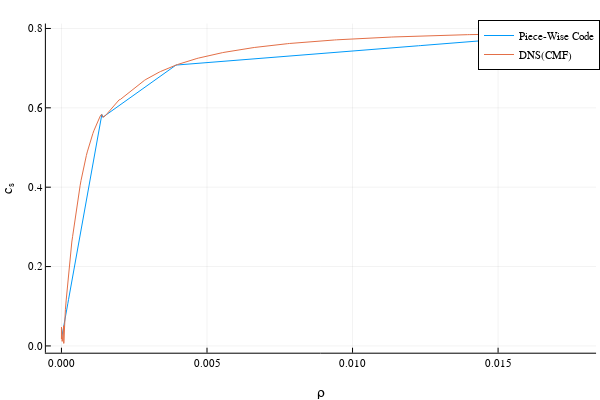

The notebook cell saved with this chart:
### Code cell
#DNS(CMF) shown here


mₙ = 938.918713;
nb = readdlm("eos.nb DNS(CMF)", skipstart = 2);
data = readdlm("eos.thermo DNS(CMF)", skipstart = 1);
Q1 = data[:,4];
Q7 = data[:,10];
P = Q1.*nb;
ρ = (Q7 .+ 1) .* (nb .* mₙ);

dP = P[2:end] - P[1:end-1];
dρ = ρ[2:end] - ρ[1:end-1];

sound_speed = (abs.(dP ./ dρ)).^(1/2);
geo_conv = (1.6191004251588869e-18)*(1782700000000.0002);

ρ = ρ .*geo_conv;
P = P .*geo_conv;

#ρ_cut = [0, 0.00138, 0.00393, 0.0178]; #these are the cut off densities
ρ_cut = [0, 0.00138, 0.00142, 0.00393, ρ[end-1]]; #these are the cut off densities
indices = [argmin(abs.(ρ .- x))[1] for x in ρ_cut]; #this gives you the first number of each pair

x_interval = [0 ρ[indices[1]]];
for i = 1:size(ρ_cut,1) - 1
    x_interval = vcat(x_interval,[ρ[indices[i]] ρ[indices[i + 1]]]);
end


y_interval = [0 sound_speed[indices[1]]];
for i = 1:size(ρ_cut,1) - 1
    y_interval = vcat(y_interval,[sound_speed[indices[i]] sound_speed[indices[i + 1]]]);
end

print(size(x_interval))
print(size(y_interval))

x = ρ[1:end - 1];
y = zeros(size(x,1));
for i = 1:size(x,1)
    y[i] = piece_wise_linear(x_interval, y_interval, x[i]);
end

plotlyjs()

plot(x,y, label = "Piece-Wise Code", xlabel = "ρ", ylabel = "cₛ")
plot!(ρ[1:end - 1], sound_speed, label = "DNS(CMF)")

### Figure 1 — Plotly figure (JSON) as saved in the notebook; plotly's stock layout.template omitted (floating-point values rounded to 4 significant figures; data arrays with more than 128 entries replaced by an {"elided": "..."} marker saying what was removed)
{"data": [{"colorbar": {"title": ""}, "legendgroup": "Piece-Wise Code", "line": {"color": "rgba(0, 154, 250, 1.000)", "dash": "solid", "shape": "linear", "width": 1}, "mode": "lines", "name": "Piece-Wise Code", "showlegend": true, "type": "scatter", "x": {"elided": "1190 float values"}, "xaxis": "x", "y": {"elided": "1190 float values"}, "yaxis": "y", "zmax": null, "zmin": null}, {"colorbar": {"title": ""}, "legendgroup": "DNS(CMF)", "line": {"color": "rgba(227, 111, 71, 1.000)", "dash": "solid", "shape": "linear", "width": 1}, "mode": "lines", "name": "DNS(CMF)", "showlegend": true, "type": "scatter", "x": {"elided": "1190 float values"}, "xaxis": "x", "y": {"elided": "1190 float values"}, "yaxis": "y", "zmax": null, "zmin": null}], "layout": {"annotations": [], "height": 400, "legend": {"bgcolor": "rgba(255, 255, 255, 1.000)", "bordercolor": "rgba(0, 0, 0, 1.000)", "borderwidth": 1, "font": {"color": "rgba(0, 0, 0, 1.000)", "family": "sans-serif", "size": 11}, "title": {"font": {"color": "rgba(0, 0, 0, 1.000)", "family": "sans-serif", "size": 15}, "text": ""}, "tracegroupgap": 0, "traceorder": "normal", "x": 1, "xanchor": "auto", "y": 1, "yanchor": "auto"}, "margin": {"b": 20, "l": 0, "r": 0, "t": 20}, "paper_bgcolor": "rgba(255, 255, 255, 1.000)", "plot_bgcolor": "rgba(255, 255, 255, 1.000)", "showlegend": true, "width": 600, "xaxis": {"anchor": "y", "domain": [0.07647, 0.9934], "gridcolor": "rgba(0, 0, 0, 0.100)", "gridwidth": 0.5, "linecolor": "rgba(0, 0, 0, 1.000)", "mirror": false, "range": [-0.0005349, 0.01837], "showgrid": true, "showline": true, "showticklabels": true, "tickangle": 0, "tickcolor": "rgb(0, 0, 0)", "tickfont": {"color": "rgba(0, 0, 0, 1.000)", "family": "sans-serif", "size": 11}, "tickmode": "array", "ticks": "inside", "ticktext": ["0.000", "0.005", "0.010", "0.015"], "tickvals": [0, 0.005, 0.01, 0.015], "title": "ρ", "titlefont": {"color": "rgba(0, 0, 0, 1.000)", "family": "sans-serif", "size": 15}, "type": "-", "visible": true, "zeroline": false, "zerolinecolor": "rgba(0, 0, 0, 1.000)"}, "yaxis": {"anchor": "x", "domain": [0.07581, 0.9902], "gridcolor": "rgba(0, 0, 0, 0.100)", "gridwidth": 0.5, "linecolor": "rgba(0, 0, 0, 1.000)", "mirror": false, "range": [-0.01708, 0.8124], "showgrid": true, "showline": true, "showticklabels": true, "tickangle": 0, "tickcolor": "rgb(0, 0, 0)", "tickfont": {"color": "rgba(0, 0, 0, 1.000)", "family": "sans-serif", "size": 11}, "tickmode": "array", "ticks": "inside", "ticktext": ["0.0", "0.2", "0.4", "0.6", "0.8"], "tickvals": [0, 0.2, 0.4, 0.6, 0.8], "title": "cₛ", "titlefont": {"color": "rgba(0, 0, 0, 1.000)", "family": "sans-serif", "size": 15}, "type": "-", "visible": true, "zeroline": false, "zerolinecolor": "rgba(0, 0, 0, 1.000)"}}}
